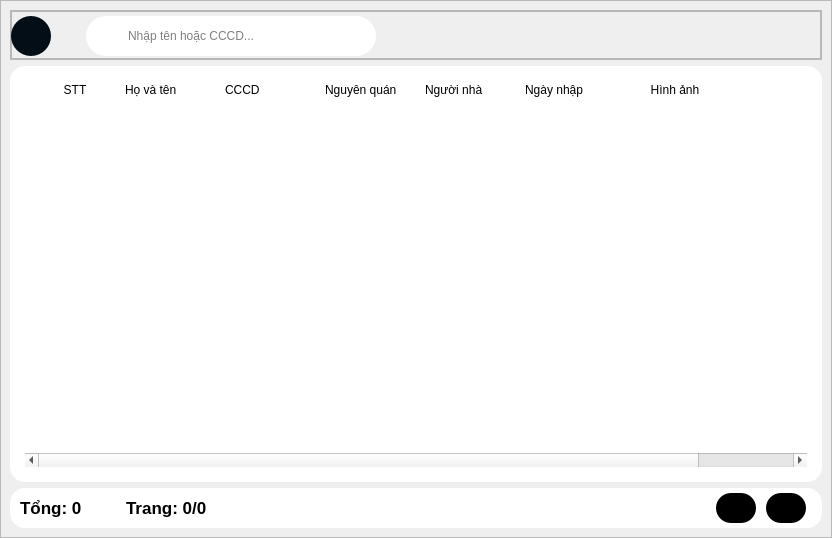
<?xml version="1.0" encoding="UTF-8"?>
<ui version="4.0">
 <class>Form</class>
 <widget class="QWidget" name="Form">
  <property name="geometry">
   <rect>
    <x>0</x>
    <y>0</y>
    <width>832</width>
    <height>538</height>
   </rect>
  </property>
  <property name="windowTitle">
   <string>Form</string>
  </property>
  <layout class="QGridLayout" name="gridLayout">
   <property name="leftMargin">
    <number>0</number>
   </property>
   <property name="topMargin">
    <number>0</number>
   </property>
   <property name="rightMargin">
    <number>0</number>
   </property>
   <property name="bottomMargin">
    <number>0</number>
   </property>
   <property name="spacing">
    <number>0</number>
   </property>
   <item row="0" column="0">
    <widget class="QFrame" name="frame">
     <property name="frameShape">
      <enum>QFrame::StyledPanel</enum>
     </property>
     <property name="frameShadow">
      <enum>QFrame::Raised</enum>
     </property>
     <layout class="QVBoxLayout" name="verticalLayout">
      <item>
       <widget class="QFrame" name="VehicleTypeOptionFrame">
        <property name="minimumSize">
         <size>
          <width>0</width>
          <height>50</height>
         </size>
        </property>
        <property name="frameShape">
         <enum>QFrame::StyledPanel</enum>
        </property>
        <property name="frameShadow">
         <enum>QFrame::Raised</enum>
        </property>
        <layout class="QGridLayout" name="gridLayout_43">
         <property name="leftMargin">
          <number>0</number>
         </property>
         <property name="topMargin">
          <number>0</number>
         </property>
         <property name="rightMargin">
          <number>0</number>
         </property>
         <property name="bottomMargin">
          <number>0</number>
         </property>
         <property name="spacing">
          <number>0</number>
         </property>
         <item row="0" column="0">
          <widget class="QFrame" name="VehicleTypeOptionBlankFrame_2">
           <property name="frameShape">
            <enum>QFrame::StyledPanel</enum>
           </property>
           <property name="frameShadow">
            <enum>QFrame::Raised</enum>
           </property>
           <widget class="QPushButton" name="btnAddMember">
            <property name="geometry">
             <rect>
              <x>0</x>
              <y>5</y>
              <width>40</width>
              <height>40</height>
             </rect>
            </property>
            <property name="minimumSize">
             <size>
              <width>40</width>
              <height>40</height>
             </size>
            </property>
            <property name="maximumSize">
             <size>
              <width>40</width>
              <height>40</height>
             </size>
            </property>
            <property name="cursor">
             <cursorShape>PointingHandCursor</cursorShape>
            </property>
            <property name="toolTip">
             <string/>
            </property>
            <property name="styleSheet">
             <string notr="true">background-color: rgb(3, 14, 22);
	color: white;
	border-radius: 20px;
	font: 87 10pt &quot;Segoe UI Black&quot;;
	background-image: url(:/images/res/drawable/icons/add.png);
	background-position: center center;
	background-repeat: none;
</string>
            </property>
            <property name="text">
             <string/>
            </property>
           </widget>
           <widget class="QLineEdit" name="edtSearchMemberNT">
            <property name="geometry">
             <rect>
              <x>70</x>
              <y>5</y>
              <width>300</width>
              <height>40</height>
             </rect>
            </property>
            <property name="minimumSize">
             <size>
              <width>250</width>
              <height>40</height>
             </size>
            </property>
            <property name="maximumSize">
             <size>
              <width>300</width>
              <height>16777215</height>
             </size>
            </property>
            <property name="styleSheet">
             <string notr="true">color: black;
	background-color: white;
	border-radius: 20px;
	background-image:url(:/images/res/drawable/icons/search_line_padding-left.png);
	background-position: left center;
	background-repeat: none;
	padding-left: 40px;
	font: 10pt &quot;Open Sans&quot;;
	margin-left: 5px;
	margin-right: 5px;</string>
            </property>
            <property name="placeholderText">
             <string>Nhập tên hoặc CCCD...</string>
            </property>
           </widget>
          </widget>
         </item>
        </layout>
       </widget>
      </item>
      <item>
       <widget class="QTableWidget" name="tbMember">
        <property name="styleSheet">
         <string notr="true">QTableWidget#tbMember {
	background-color: white;
	padding: 15px;
	border-radius: 15px;
	font: 11pt &quot;Open Sans&quot;;
}
QTableWidget::item {
	
}

QTableWidget::section {
	height: 50px;
}
QTableWidget::item:selected{
	background-color: white;
color:#000;

}

QHeaderView::section{
	border: none;
	background-color: rgb(255, 255, 255);
	font: 81 12pt &quot;Open Sans Condensed ExtraBold&quot;;

}
QTableWidget::horizontalHeader {

}
QHeaderView::section:horizontal
{
}
QHeaderView::section:vertical
{
}
</string>
        </property>
        <property name="lineWidth">
         <number>1</number>
        </property>
        <property name="dragDropOverwriteMode">
         <bool>true</bool>
        </property>
        <property name="selectionMode">
         <enum>QAbstractItemView::ExtendedSelection</enum>
        </property>
        <property name="selectionBehavior">
         <enum>QAbstractItemView::SelectItems</enum>
        </property>
        <property name="textElideMode">
         <enum>Qt::ElideRight</enum>
        </property>
        <property name="showGrid">
         <bool>false</bool>
        </property>
        <property name="gridStyle">
         <enum>Qt::SolidLine</enum>
        </property>
        <property name="wordWrap">
         <bool>true</bool>
        </property>
        <attribute name="verticalHeaderVisible">
         <bool>false</bool>
        </attribute>
        <column>
         <property name="text">
          <string>STT</string>
         </property>
         <property name="textAlignment">
          <set>AlignCenter</set>
         </property>
        </column>
        <column>
         <property name="text">
          <string>Họ và tên</string>
         </property>
         <property name="textAlignment">
          <set>AlignLeading|AlignVCenter</set>
         </property>
        </column>
        <column>
         <property name="text">
          <string>CCCD</string>
         </property>
         <property name="textAlignment">
          <set>AlignLeading|AlignVCenter</set>
         </property>
        </column>
        <column>
         <property name="text">
          <string>Nguyên quán</string>
         </property>
         <property name="textAlignment">
          <set>AlignLeading|AlignVCenter</set>
         </property>
        </column>
        <column>
         <property name="text">
          <string>Người nhà</string>
         </property>
         <property name="textAlignment">
          <set>AlignLeading|AlignVCenter</set>
         </property>
        </column>
        <column>
         <property name="text">
          <string>Ngày nhập</string>
         </property>
         <property name="textAlignment">
          <set>AlignLeading|AlignVCenter</set>
         </property>
        </column>
        <column>
         <property name="text">
          <string>Hình ảnh</string>
         </property>
         <property name="textAlignment">
          <set>AlignCenter</set>
         </property>
        </column>
        <column>
         <property name="text">
          <string/>
         </property>
        </column>
       </widget>
      </item>
      <item>
       <widget class="QFrame" name="VEhicleTypeBlankOptionStatusFrame">
        <property name="minimumSize">
         <size>
          <width>0</width>
          <height>40</height>
         </size>
        </property>
        <property name="styleSheet">
         <string notr="true">background-color: rgb(255, 255, 255);
border-radius: 15px;</string>
        </property>
        <property name="frameShape">
         <enum>QFrame::StyledPanel</enum>
        </property>
        <property name="frameShadow">
         <enum>QFrame::Raised</enum>
        </property>
        <layout class="QHBoxLayout" name="horizontalLayout">
         <property name="leftMargin">
          <number>10</number>
         </property>
         <property name="topMargin">
          <number>0</number>
         </property>
         <property name="rightMargin">
          <number>10</number>
         </property>
         <property name="bottomMargin">
          <number>0</number>
         </property>
         <item>
          <widget class="QLabel" name="lbTottal">
           <property name="maximumSize">
            <size>
             <width>100</width>
             <height>16777215</height>
            </size>
           </property>
           <property name="font">
            <font>
             <pointsize>13</pointsize>
             <weight>75</weight>
             <bold>true</bold>
            </font>
           </property>
           <property name="text">
            <string>Tổng: 0</string>
           </property>
          </widget>
         </item>
         <item>
          <widget class="QLabel" name="lbPage">
           <property name="font">
            <font>
             <pointsize>13</pointsize>
             <weight>75</weight>
             <bold>true</bold>
            </font>
           </property>
           <property name="text">
            <string>Trang: 0/0</string>
           </property>
          </widget>
         </item>
         <item>
          <widget class="QFrame" name="frame_2">
           <property name="maximumSize">
            <size>
             <width>100</width>
             <height>16777215</height>
            </size>
           </property>
           <property name="frameShape">
            <enum>QFrame::StyledPanel</enum>
           </property>
           <property name="frameShadow">
            <enum>QFrame::Raised</enum>
           </property>
           <layout class="QHBoxLayout" name="horizontalLayout_2">
            <property name="leftMargin">
             <number>0</number>
            </property>
            <property name="topMargin">
             <number>0</number>
            </property>
            <property name="rightMargin">
             <number>0</number>
            </property>
            <property name="bottomMargin">
             <number>0</number>
            </property>
            <item>
             <widget class="QPushButton" name="btnBackPage">
              <property name="minimumSize">
               <size>
                <width>0</width>
                <height>30</height>
               </size>
              </property>
              <property name="maximumSize">
               <size>
                <width>40</width>
                <height>16777215</height>
               </size>
              </property>
              <property name="cursor">
               <cursorShape>PointingHandCursor</cursorShape>
              </property>
              <property name="styleSheet">
               <string notr="true">background-color:#000;</string>
              </property>
              <property name="text">
               <string/>
              </property>
              <property name="icon">
               <iconset resource="../../resources.qrc">
                <normaloff>:/images/res/drawable/icons/back_icon.svg</normaloff>:/images/res/drawable/icons/back_icon.svg</iconset>
              </property>
             </widget>
            </item>
            <item>
             <widget class="QPushButton" name="btnNextPage">
              <property name="minimumSize">
               <size>
                <width>0</width>
                <height>30</height>
               </size>
              </property>
              <property name="maximumSize">
               <size>
                <width>40</width>
                <height>16777215</height>
               </size>
              </property>
              <property name="cursor">
               <cursorShape>PointingHandCursor</cursorShape>
              </property>
              <property name="styleSheet">
               <string notr="true">background-color:#000;</string>
              </property>
              <property name="text">
               <string/>
              </property>
              <property name="icon">
               <iconset resource="../../resources.qrc">
                <normaloff>:/images/res/drawable/icons/next_icon.svg</normaloff>:/images/res/drawable/icons/next_icon.svg</iconset>
              </property>
             </widget>
            </item>
           </layout>
          </widget>
         </item>
        </layout>
       </widget>
      </item>
     </layout>
    </widget>
   </item>
  </layout>
 </widget>
 <resources>
  <include location="../../resources.qrc"/>
 </resources>
 <connections/>
</ui>
